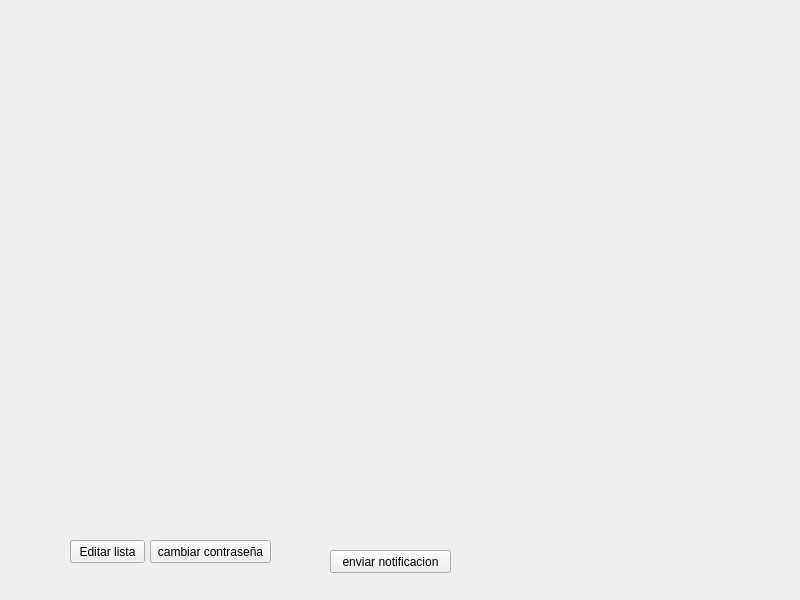
<?xml version="1.0" encoding="UTF-8"?>
<ui version="4.0">
 <class>MainWindow</class>
 <widget class="QMainWindow" name="MainWindow">
  <property name="geometry">
   <rect>
    <x>0</x>
    <y>0</y>
    <width>800</width>
    <height>600</height>
   </rect>
  </property>
  <property name="windowTitle">
   <string>MainWindow</string>
  </property>
  <widget class="QWidget" name="centralwidget">
   <widget class="QWidget" name="verticalLayoutWidget">
    <property name="geometry">
     <rect>
      <x>40</x>
      <y>20</y>
      <width>160</width>
      <height>501</height>
     </rect>
    </property>
    <layout class="QVBoxLayout" name="list_layout"/>
   </widget>
   <widget class="QPushButton" name="edit_list_btn">
    <property name="geometry">
     <rect>
      <x>70</x>
      <y>540</y>
      <width>75</width>
      <height>23</height>
     </rect>
    </property>
    <property name="text">
     <string>Editar lista</string>
    </property>
   </widget>
   <widget class="QPushButton" name="change_password_btn">
    <property name="geometry">
     <rect>
      <x>150</x>
      <y>540</y>
      <width>121</width>
      <height>23</height>
     </rect>
    </property>
    <property name="text">
     <string>cambiar contraseña</string>
    </property>
   </widget>
   <widget class="QPushButton" name="send_notification_btn">
    <property name="geometry">
     <rect>
      <x>330</x>
      <y>550</y>
      <width>121</width>
      <height>23</height>
     </rect>
    </property>
    <property name="text">
     <string>enviar notificacion</string>
    </property>
   </widget>
   <widget class="QWidget" name="verticalLayoutWidget_2">
    <property name="geometry">
     <rect>
      <x>510</x>
      <y>20</y>
      <width>160</width>
      <height>501</height>
     </rect>
    </property>
    <layout class="QVBoxLayout" name="notifications_layout"/>
   </widget>
  </widget>
 </widget>
 <resources/>
 <connections/>
</ui>
